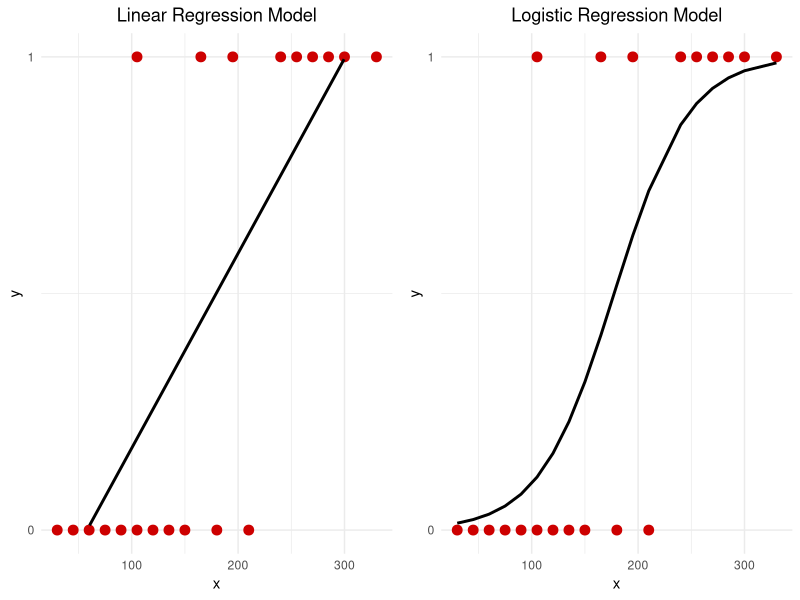
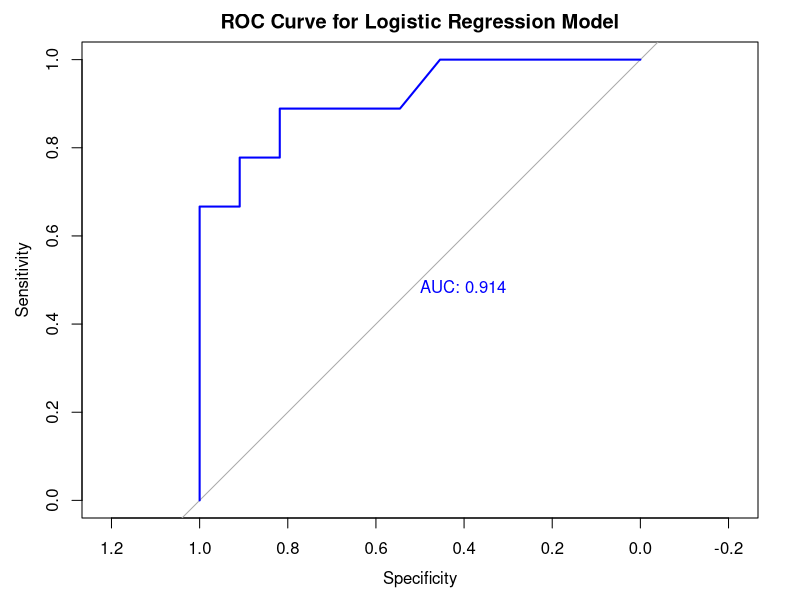

Here is the R script that generated these plots, in order:
# sleep <- data.frame(
#   time = c(30, 45, 60, 75, 90, 105, 105, 120, 135,
#            150, 165, 180, 195, 210, 240, 255, 270,
#            285, 300, 330),
#   remind = c(0, 0, 0, 0, 0, 0, 1, 0, 0,
#              0, 1, 0, 1, 0, 1, 1, 1, 1, 1, 1)
# )
# 
# # fitting a linear regression model
# fit_lr <- lm(remind ~ time, data = sleep)
# 
# par(mfrow = c(1, 2))
# with(data = sleep, plot(remind ~ time,
#                         col = 'red3',
#                         pch = 19))
# abline(fit_lr, lw = 2)
# 
# 
# fit_glm <- glm(remind ~ time,
#                family = 'binomial',
#                data = sleep)
# pred_glm <- fitted(fit_glm)
# with(data = sleep, plot(remind ~ time,
#                         col = 'red3',
#                         pch = 19))
# lines(sleep$time,
#       pred_glm,
#       lw = 2)


# Load the Required Package:
library(ggplot2)

# DataFrame:
sleep <- data.frame(
  time = c(30, 45, 60, 75, 90, 105, 105, 120, 135,
           150, 165, 180, 195, 210, 240, 255, 270,
           285, 300, 330),
  remind = c(0, 0, 0, 0, 0, 0, 1, 0, 0,
             0, 1, 0, 1, 0, 1, 1, 1, 1, 1, 1)
)

# Fitting a linear regression model:
fit_lr <- lm(remind ~ time, data = sleep)

# Fitting a logistic regression model:
fit_glm <- glm(remind ~ time, family = binomial, data = sleep)
pred_glm <- predict(fit_glm, type = "response")

# Create two plots beside each other:
plot_lr <- ggplot(sleep, aes(x = time, y = remind)) +
  geom_point(color = "red3", shape = 19, size = 3) +
  geom_smooth(method = "lm", se = FALSE, color = "black", size = 1) +
  labs(title = "Linear Regression Model",
       x = "x",
       y = "y") +
  scale_y_continuous(breaks = c(0, 1), limits = c(0, 1)) + 
  theme_minimal() + 
  theme(plot.title = element_text(hjust = 0.5))

plot_glm <- ggplot(sleep, aes(x = time, y = remind)) +
  geom_point(color = "red3", shape = 19, size = 3) +
  geom_line(aes(y = pred_glm), color = "black", size = 1) +
  labs(title = "Logistic Regression Model",
       x = "x",
       y = "y") +
  scale_y_continuous(breaks = c(0, 1), limits = c(0, 1)) + 
  theme_minimal() +
  theme(plot.title = element_text(hjust = 0.5))

# Display the plots side by side
gridExtra::grid.arrange(plot_lr, plot_glm, ncol = 2)


# Loading the Required Package:
require(pROC)

# DataFrame:
sleep <- data.frame(
  time = c(30, 45, 60, 75, 90, 105, 105, 120, 135,
           150, 165, 180, 195, 210, 240, 255, 270,
           285, 300, 330),
  remind = c(0, 0, 0, 0, 0, 0, 1, 0, 0,
             0, 1, 0, 1, 0, 1, 1, 1, 1, 1, 1)
)

# Calculate predicted probabilities
sleep$predicted_prob <- predict(fit_glm, type = "response")

# Create a ROC curve object
roc_obj <- roc(sleep$remind, sleep$predicted_prob)

# Plot the ROC curve
plot(roc_obj, 
     main = "ROC Curve for Logistic Regression Model", 
     col = "blue",
     print.auc = T)

